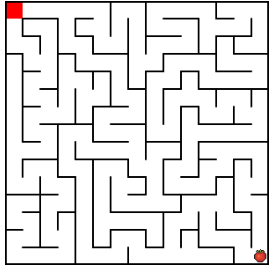
#> input picture Mazes/Maze.toys/Screenshot 2024-05-15 163044.png, 272 x 267 px
$ jupyter execute Notebook.ipynb
#> lines starting #> are read from the running program, lines starting #| are printed output that depends on the picture; after the words box and inside, x2 and y2 are one past the last pixel; in counts of white or black regions, pixels touching at a corner belong together
[cell 1]
import matplotlib.pylab as plt
from skimage.morphology import skeletonize
import numpy as np

### Import of images and definition of start and end points

[cell 2]
# [21 lines of commented-out code are left out]

'''Custom image'''

img_name = 'Mazes/Maze.toys/Screenshot 2024-05-15 163044.png'
rgb_img = plt.imread(img_name)
#> rgb_img is the input picture: shape (267, 272, 4) float32; mean R, G, B, A 0.891, 0.887, 0.887, 1

plt.figure(figsize = (14, 14))
plt.imshow(rgb_img)
x0,y0 = 10, 20
x1,y1 = 250, 250

plt.plot(x0,y0, 'gx', markersize = 14)
plt.plot(x1,y1, 'rx', markersize = 14)
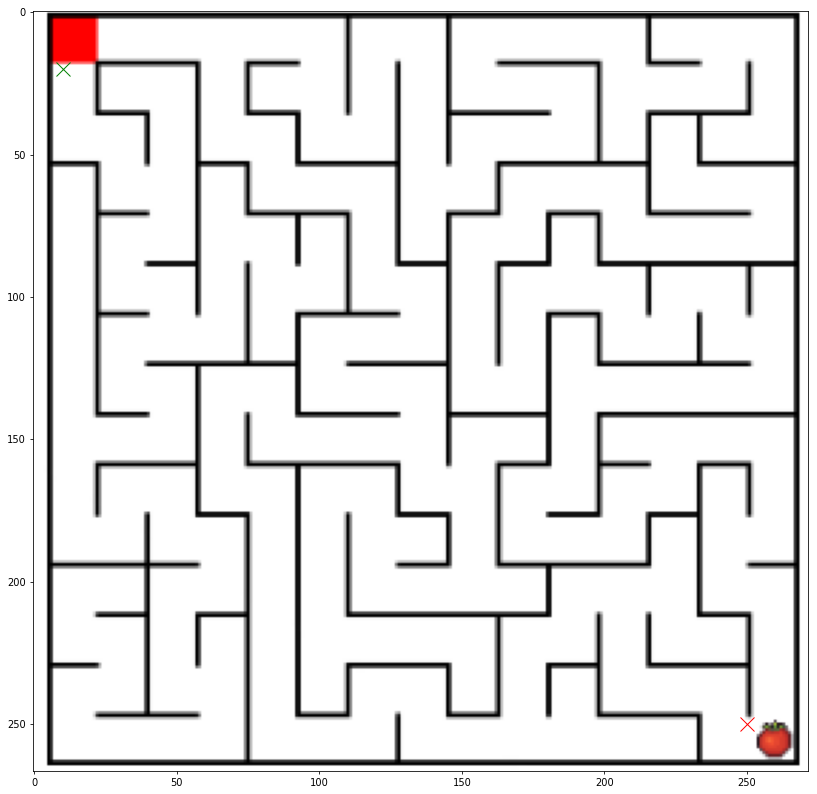
#> figure drawn by matplotlib, 1 panel

### Skeleton path for image calculation

[cell 3]
if rgb_img.shape.__len__()>2:
    thr_img = rgb_img[:,:,0] > np.max(rgb_img[:,:,0])/2
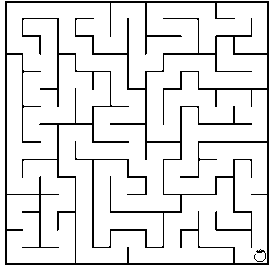
#> thr_img: shape (267, 272) bool; 89.6% white; black in thin lines or dots
else:
    thr_img = rgb_img > np.max(rgb_img)/2
skeleton = skeletonize(thr_img)
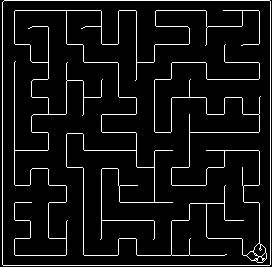
#> skeleton: shape (267, 272) bool; 6.8% white in thin lines or dots
plt.figure(figsize=(14,14))
plt.imshow(skeleton)
#map of routes.
mapT = ~skeleton
#> mapT: shape (267, 272) bool; 93.2% white; black in thin lines or dots
plt.imshow(mapT)
plt.plot(x0,x0, 'gx', markersize=14)
plt.plot(x1,y1, 'rx', markersize=14)
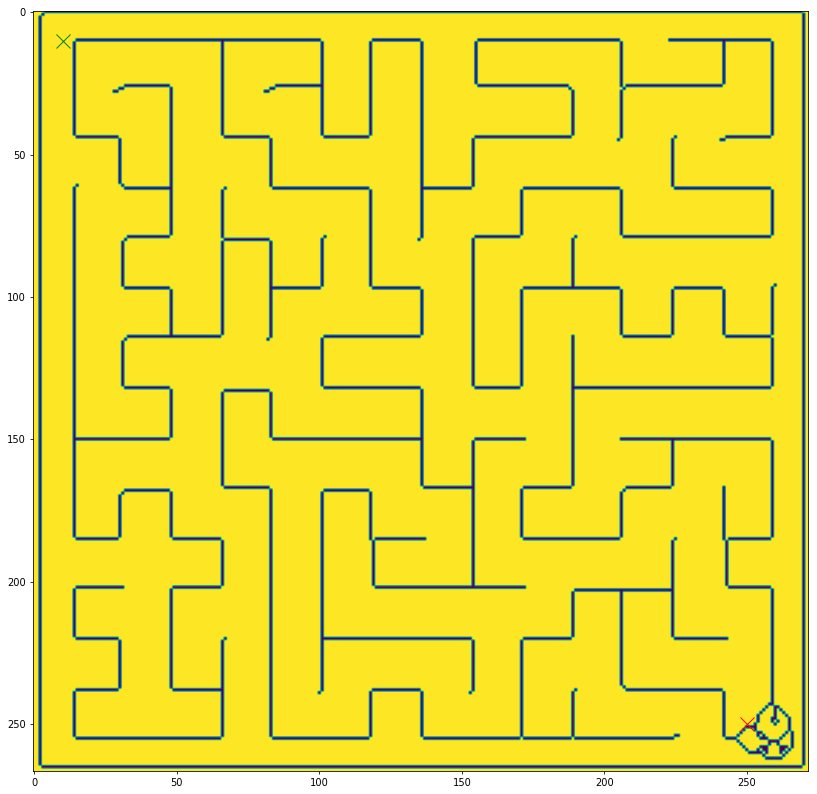
#> figure drawn by matplotlib, 1 panel

### Breadth first search algorithm

[cell 4]
_mapt = np.copy(mapT)

#searching for our end point and connect to the path.
boxr = 30

#Just a little safety check, if the points are too near the edge, it will error.
if y1 < boxr: y1 = boxr
if x1 < boxr: x1 = boxr

cpys, cpxs = np.where(_mapt[y1-boxr:y1+boxr, x1-boxr:x1+boxr]==0)
#> cpys = 275 values from 0 to 45; cpxs = 275 values, max 50 at index 20, min 0 at index 55, mean 31.77
#calibrate points to main scale.
cpys += y1-boxr
#> cpys = 275 values from 220 to 265
cpxs += x1-boxr
#> cpxs = 275 values, max 270 at index 20, min 220 at index 55, mean 251.8
#find clooset point of possible path end points
idx = np.argmin(np.sqrt((cpys-y1)**2 + (cpxs-x1)**2))
#> idx = 133
y, x = cpys[idx], cpxs[idx]
#> y = 251; x = 250

pts_x = [x]
#> pts_x = [250]
pts_y = [y]
#> pts_y = [251]
pts_c = [0]

#mesh of displacements.
xmesh, ymesh = np.meshgrid(np.arange(-1,2),np.arange(-1,2))
ymesh = ymesh.reshape(-1)
xmesh = xmesh.reshape(-1)

dst = np.zeros((thr_img.shape))

#Breath first algorithm exploring a tree
while(True):
    #update distance.
    idc = np.argmin(pts_c)
    ct = pts_c.pop(idc)
    x = pts_x.pop(idc)
    y = pts_y.pop(idc)
    #Search 3x3 neighbourhood for possible
    ys,xs = np.where(_mapt[y-1:y+2,x-1:x+2] == 0)
    #Invalidate these point from future searchers.
    _mapt[ys+y-1, xs+x-1] = ct
    _mapt[y,x] = 9999999
    #set the distance in the distance image.
    dst[ys+y-1,xs+x-1] = ct+1
    #extend our list.s
    pts_x.extend(xs+x-1)
    pts_y.extend(ys+y-1)
    pts_c.extend([ct+1]*xs.shape[0])
    #If we run of points.
    if pts_x == []:
        break
    if np.sqrt((x-x0)**2 + (y-y0)**2) <boxr:
        edx = x
        edy = y
        break
#> this loop made 2324 passes
#> (x, y, edx, edy) on pass 2324: (38, 10, 38, 10)
#> (x, y, ys, xs) on passes 1, 2, 3, 4, 7, 8: (250, 251, [1, 1, 2], [1, 2, 0]), (250, 251, [1, 2], [2, 0]), (251, 251, [1], [2]), (249, 252, [2], [0]), (252, 251, [0, 1, 2], [2, 2, 2]), (248, 253, [2], [0])
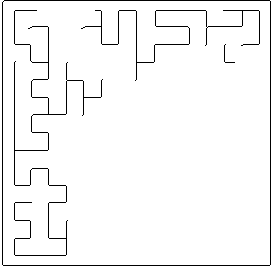
#> _mapt: shape (267, 272) bool; 96.4% white; black in thin lines or dots
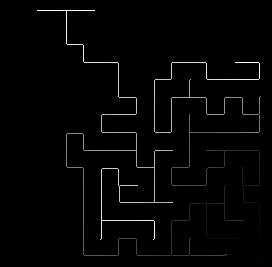
#> dst: shape (267, 272) float64; min 0, max 809, mean 13.3; drawn with min black and max white
#> after the loop, pts_c = [808, 809, 809]; pts_x = [94, 235, 37]; pts_y = [10, 62, 10]
plt.figure(figsize=(14,14))
plt.imshow(dst)

path_x = []
path_y = []

y = edy
x = edx
#Traces best path
while(True):
    nbh = dst[y-1:y+2,x-1:x+2]
    nbh[1,1] = 9999999
    nbh[nbh==0] = 9999999
    #If we reach a deadend
    if np.min(nbh) == 9999999:
        break
    idx = np.argmin(nbh)
    #find direction
    y += ymesh[idx]
    x += xmesh[idx]

    if np.sqrt((x-x1)**2 + (y-y1)**2) < boxr:
        print('Optimum route found.')
        break
    path_y.append(y)
    path_x.append(x)
#> this loop made 766 passes
#> (idx, y, x) on passes 2 to 4: (5, 10, 40), (5, 10, 41), (5, 10, 42)
#> after the loop, path_x = 765 values, max 222 at index 764, min 39 at index 0, mean 116.3; path_y = 765 values, max 255 at index 516, min 10 at index 0, mean 157.8; x = 223; y = 238

### The moment of truth

[cell 5]
plt.figure(figsize=(14,14))
plt.imshow(rgb_img)
plt.plot(path_x,path_y, 'r-', linewidth=5)
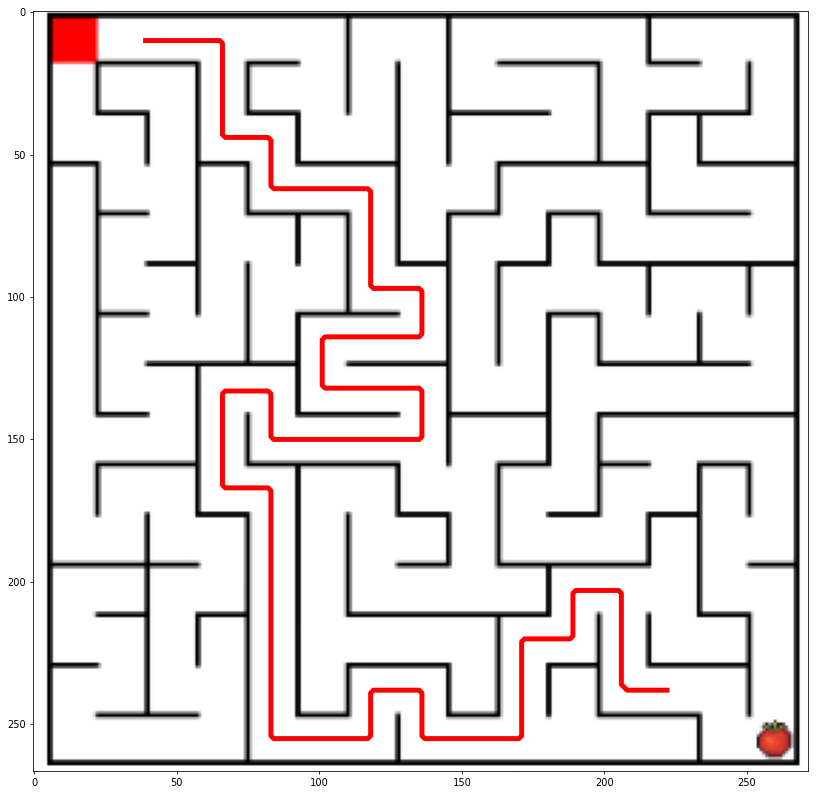
#> figure drawn by matplotlib, 1 panel

$ run again, with Mazes/Examples/Circularmazeexample.jpeg saved as Mazes/Maze.toys/Screenshot 2024-05-15 163044.png
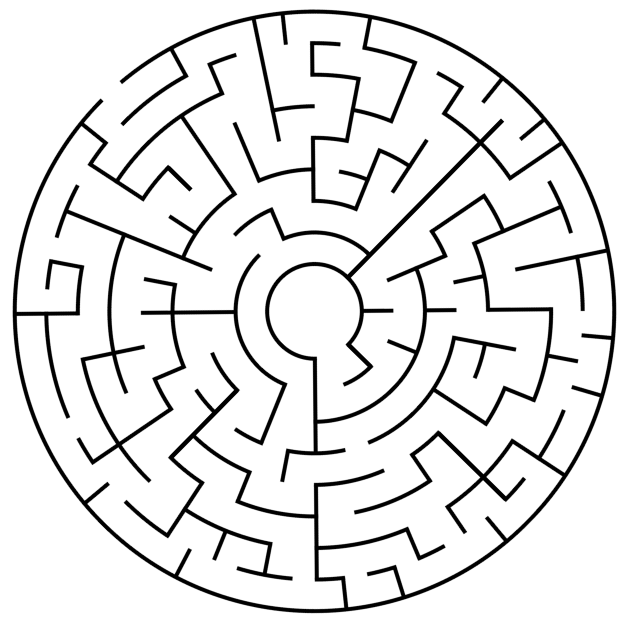
#> input picture Mazes/Examples/Circularmazeexample.jpeg, 1258 x 1251 px (shown at 1/2 size)
#> rgb_img is the input picture: shape (1251, 1258, 3) float32; min 0, max 1, mean 0.904
#> thr_img: shape (1251, 1258) bool; 90.4% white; 1 black region, box (x1, y1, x2, y2) and area: (25, 19, 1232, 1226) 150339
#> skeleton: shape (1251, 1258) bool; 1.6% white in thin lines or dots
#> mapT: shape (1251, 1258) bool; 98.4% white; black in thin lines or dots
#> `[cell 3] if rgb_img.shape.__len__()>2: thr_img = rgb_img[:,:,0] > np.m..`:
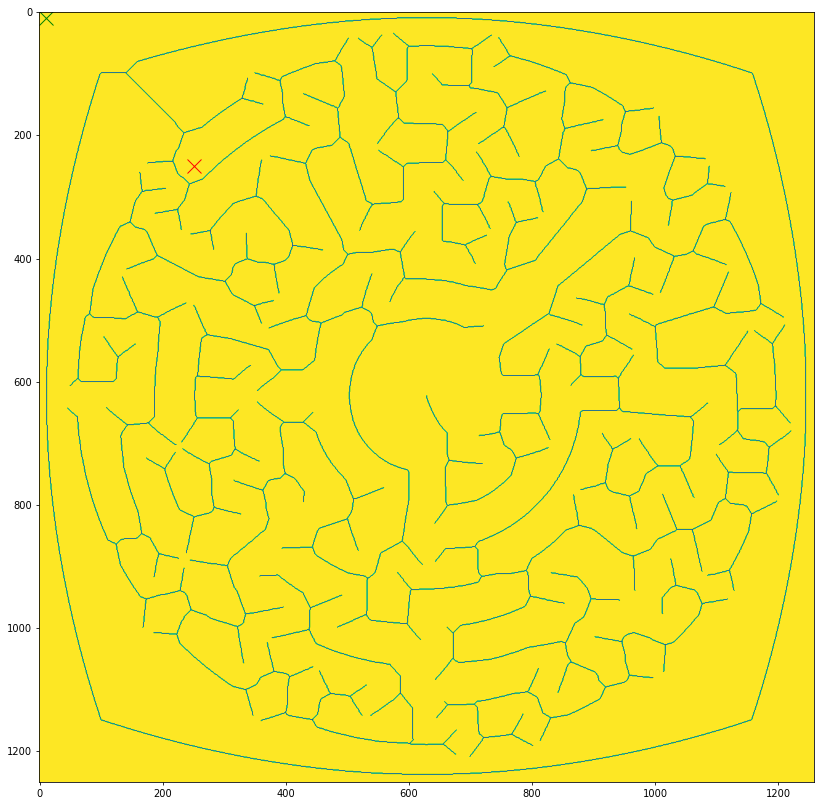
#> figure drawn by matplotlib, 1 panel
#> `cpys, cpxs = np.where(_mapt[y1-boxr:y1+boxr, x1-boxr:x1+boxr]==0)`: cpys = 82 values from 0 to 59; cpxs = 82 values, max 59 at index 24, min 0 at index 10, mean 22.17
#> `cpys += y1-boxr`: cpys = 82 values from 220 to 279
#> `cpxs += x1-boxr`: cpxs = 82 values, max 279 at index 24, min 220 at index 10, mean 242.2
#> idx = 60
#> `y, x = cpys[idx], cpxs[idx]`: y = 273; x = 258
#> `pts_x = [x]`: pts_x = [258]
#> `pts_y = [y]`: pts_y = [273]
#> the loop `while(True):` made 25015 passes
#> (x, y, ys, xs) on passes 1 to 3: (258, 273, [1, 1, 2], [1, 2, 0]), (258, 273, [1, 2], [2, 0]), (259, 273, [1], [2])
#> after the loop `while(True):`:
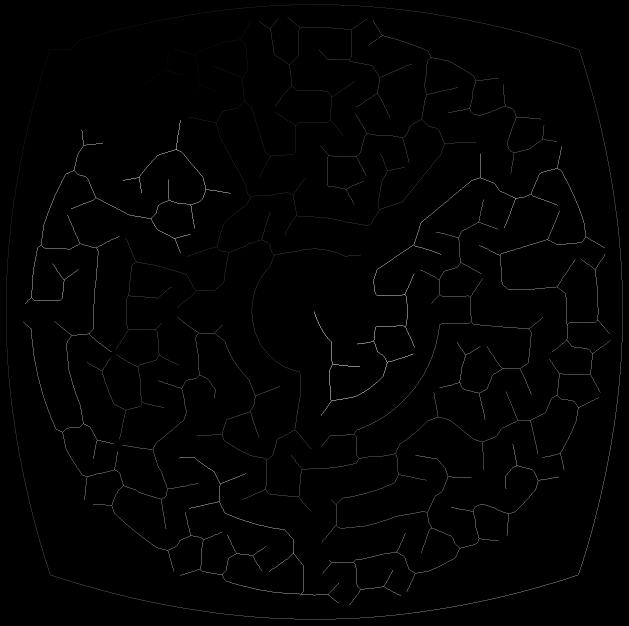
#> dst: shape (1251, 1258) float64 (shown at 1/2 size); min 0, max 3867, mean 28.5; drawn with min black and max white
#> after the loop `while(True):`: pts_c = []

$ run again, with Mazes/Maze.toys/Screenshot 2024-05-15 164633.png copied over Mazes/Maze.toys/Screenshot 2024-05-15 163044.png
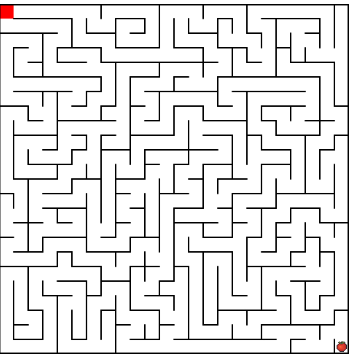
#> input picture Mazes/Maze.toys/Screenshot 2024-05-15 164633.png, 351 x 357 px
#> rgb_img is the input picture: shape (357, 351, 4) float32; mean R, G, B, A 0.898, 0.896, 0.896, 1
#> thr_img: shape (357, 351) bool; 90.6% white; black in thin lines or dots
#> skeleton: shape (357, 351) bool; 7.4% white in thin lines or dots
#> mapT: shape (357, 351) bool; 92.6% white; black in thin lines or dots
#> `cpys, cpxs = np.where(_mapt[y1-boxr:y1+boxr, x1-boxr:x1+boxr]==0)`: cpys = 230 values from 0 to 59; cpxs = 230 values, max 59 at index 164, min 0 at index 27, mean 27.9
#> `cpys += y1-boxr`: cpys = 230 values from 220 to 279
#> `cpxs += x1-boxr`: cpxs = 230 values, max 279 at index 164, min 220 at index 27, mean 247.9
#> `idx = np.argmin(np.sqrt((cpys-y1)**2 + (cpxs-x1)**2))`: idx = 118
#> `y, x = cpys[idx], cpxs[idx]`: y = 250; x = 254
#> `pts_x = [x]`: pts_x = [254]
#> `pts_y = [y]`: pts_y = [250]
#> the loop `while(True):` made 3232 passes
#> (x, y, edx, edy) on pass 3232: (38, 11, 38, 11)
#> after the loop `while(True):`:
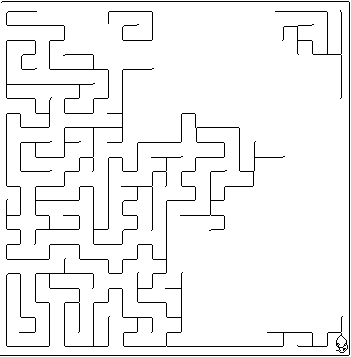
#> _mapt: shape (357, 351) bool; 95.2% white; black in thin lines or dots
#> after the loop `while(True):`: pts_c = [1841, 1841, 1842]; pts_x = [108, 274, 37]; pts_y = [24, 11, 11]
#> the loop `while(True):` made 1103 passes
#> (idx, y, x) on passes 2 to 4: (5, 11, 40), (5, 11, 41), (5, 11, 42)
#> after the loop `while(True):`: path_x = 1102 values, max 312 at index 776, min 39 at index 0, mean 204.5; path_y = 1102 values, max 220 at index 1101, min 11 at index 0, mean 94.68; x = 254; y = 221
#> `[cell 5] plt.figure(figsize=(14,14)) plt.imshow(rgb_img) plt.plot(path..`:
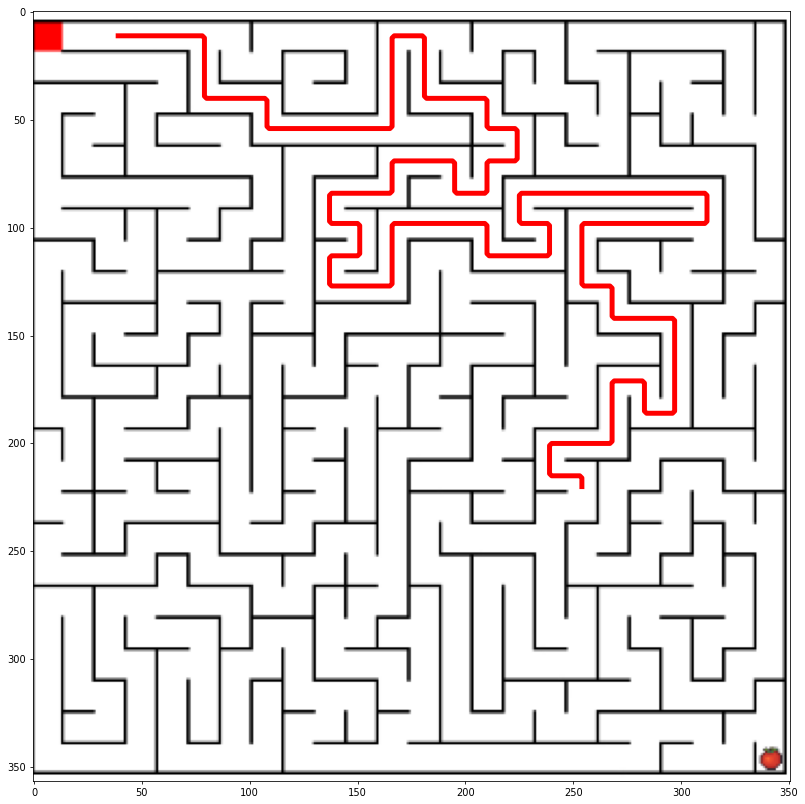
#> figure drawn by matplotlib, 1 panel

$ run again, with Mazes/Maze.toys/Screenshot 2024-05-15 165045.png copied over Mazes/Maze.toys/Screenshot 2024-05-15 163044.png
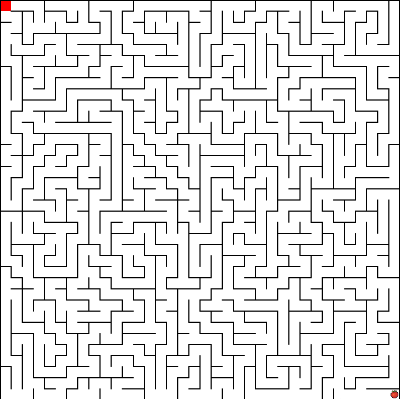
#> input picture Mazes/Maze.toys/Screenshot 2024-05-15 165045.png, 400 x 399 px
#> rgb_img is the input picture: shape (399, 400, 4) float32; mean R, G, B, A 0.898, 0.897, 0.897, 1
#> thr_img: shape (399, 400) bool; 90.1% white; black in thin lines or dots
#> skeleton: shape (399, 400) bool; 8.5% white in thin lines or dots
#> mapT: shape (399, 400) bool; 91.5% white; black in thin lines or dots
#> `cpys, cpxs = np.where(_mapt[y1-boxr:y1+boxr, x1-boxr:x1+boxr]==0)`: cpys = 279 values from 0 to 59; cpxs = 279 values, max 59 at index 210, min 7 at index 44, mean 29.54
#> `cpys += y1-boxr`: cpys = 279 values from 220 to 279
#> `cpxs += x1-boxr`: cpxs = 279 values, max 279 at index 210, min 227 at index 44, mean 249.5
#> `idx = np.argmin(np.sqrt((cpys-y1)**2 + (cpxs-x1)**2))`: idx = 149
#> `y, x = cpys[idx], cpxs[idx]`: y = 249; x = 250
#> `pts_x = [x]`: pts_x = [250]
#> `pts_y = [y]`: pts_y = [249]
#> the loop `while(True):` made 11285 passes
#> (x, y, ys, xs) on passes 1 to 3: (250, 249, [1, 1, 1], [0, 1, 2]), (249, 249, [1, 1], [0, 1]), (250, 249, [1], [2])
#> after the loop `while(True):`: pts_c = [2965]; pts_x = [5]; pts_y = [48]
#> the loop `while(True):` made 2864 passes
#> (idx, y, x) on passes 2 to 4: (7, 51, 5), (7, 52, 5), (7, 53, 5)
#> after the loop `while(True):`: path_x = 2863 values, max 271 at index 2805, min 5 at index 0, mean 105.1; path_y = 2863 values, max 393 at index 1360, min 50 at index 0, mean 266.5; x = 260; y = 222
#> `[cell 5] plt.figure(figsize=(14,14)) plt.imshow(rgb_img) plt.plot(path..`:
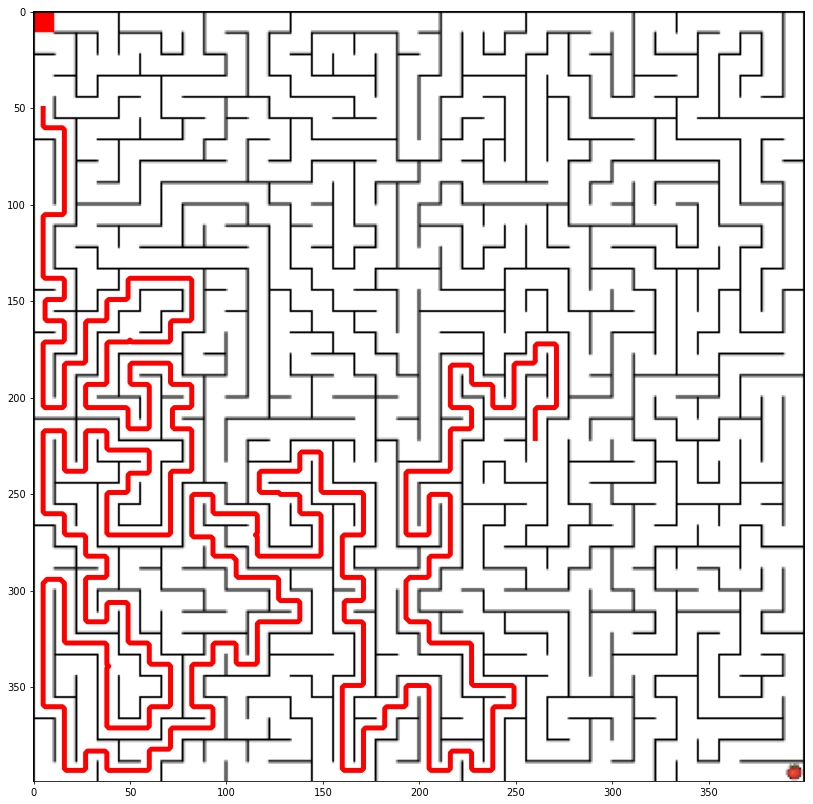
#> figure drawn by matplotlib, 1 panel
